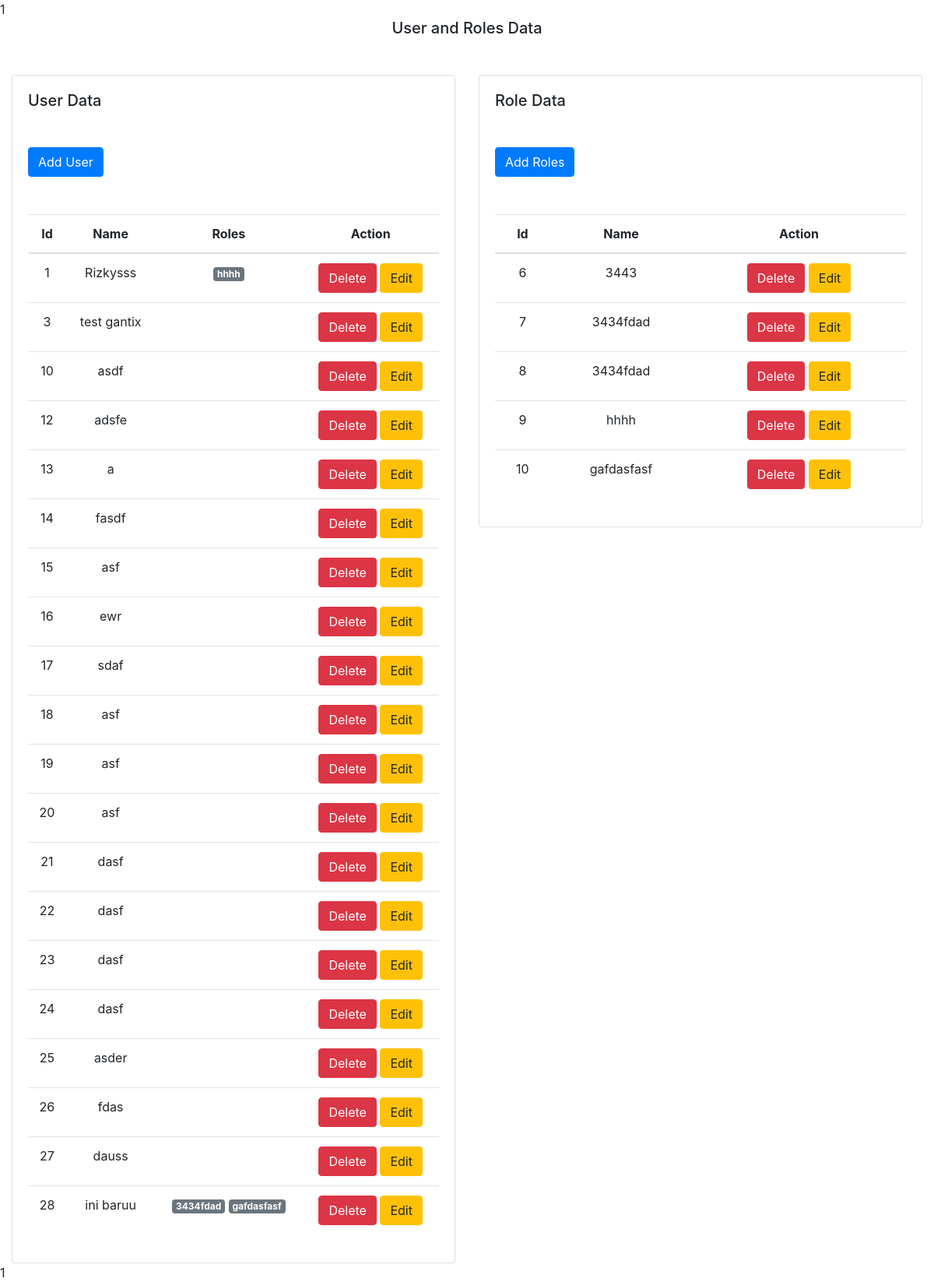
The page / on the database its author committed.
### tables this page shows
CREATE TABLE `users` (
  `id` int(11) NOT NULL AUTO_INCREMENT,
  `name` varchar(255) DEFAULT NULL,
  `created_at` timestamp NOT NULL DEFAULT current_timestamp(),
  `updated_at` timestamp NOT NULL DEFAULT current_timestamp() ON UPDATE current_timestamp(),
  PRIMARY KEY (`id`)
);

CREATE TABLE `roles` (
  `id` int(11) NOT NULL AUTO_INCREMENT,
  `name` varchar(255) NOT NULL,
  `created_at` timestamp NOT NULL DEFAULT current_timestamp(),
  `updated_at` timestamp NOT NULL DEFAULT current_timestamp() ON UPDATE current_timestamp(),
  PRIMARY KEY (`id`)
);

### src/Controller.php (called while the page is built, shortened)
<?php
class Controller
{
    protected function render($view, $data = [])
    {
        extract($data);
        include "Views/$view.php";
    }
}

### src/Controllers/UserController.php (called while the page is built, shortened)
<?php
class UserController extends Controller
{
    public $connection;
    public function __construct()
    {
        $this->connection = new Connection();
    }
    public function index()
    {
        $query = $this->connection->query("SELECT * FROM users");
        $data = [];
        while ($row = mysqli_fetch_assoc($query)) {
            $user = new User();
            $user->id = $row['id'];
            $user->name = $row['name'];
            $userRole = [];
            $queryRoleUser = $this->connection->query("SELECT users.name, role.name AS role_name, role.id AS role_id FROM user_has_roles AS uhr
            LEFT JOIN users ON users.id = uhr.user_id
            LEFT JOIN roles AS role ON role.id = uhr.role_id WHERE uhr.user_id = " . $row['id'] . "");
            while ($rowUserRole = mysqli_fetch_assoc($queryRoleUser)) {
                $userRole[] = [
                    'id' => $rowUserRole['role_id'],
                    'name' => $rowUserRole['role_name']
                ];
            }
            $user->roles = $userRole;
            $data[] = $user->getAllData();
        }
        $queryRole = $this->connection->query("SELECT * FROM roles");
        $roleData = [];
        while ($rowRole = mysqli_fetch_assoc($queryRole)) {
            $role = new Role();
            $role->id = $rowRole['id'];
            $role->name = $rowRole['name'];
            $roleData[] = $role->getAllData();
        }
        $this->render('user/index', ['users' => $data, 'roles' => $roleData]);
    }
}

### index.php (called while the page is built, shortened)
<?php
$uri = $_SERVER['REQUEST_URI'];
$method = $_SERVER['REQUEST_METHOD'];
require 'src/routes.php';
$router->dispatch($uri, $method);

### src/Connection.php (called while the page is built, shortened)
<?php
class Connection
{
    protected $host, $user, $pass, $name, $port, $con;
    public function __construct()
    {
        $this->host = DBHOST;
        $this->user = DBUSER;
        $this->pass = DBPASS;
        $this->name = DBNAME;
        $this->port = DBPORT;
        $this->con = new mysqli($this->host, $this->user, $this->pass, $this->name, $this->port);
    }
    public function query(mixed $query)
    {
        return $this->con->query($query);
    }
}

### src/Views/user/index.php (the view, shortened to what this page needs)
<?= include('src/Views/layouts/header.php'); ?>
<div class="container-fluid">
    <div class="row">
        <div class="col-12">
            <h5 class="text-center mb-5">User and Roles Data</h5>
        </div>
        <div class="col-12">
            <div class="row">
                <div class="col-lg-6 col-md-12">
                    <div class="card">
                        <div class="card-body">
                            <div class="table-responsive">
                                <h5 class="mb-5">User Data</h5>
                                <a href="/create-users" class="btn btn-primary mb-5">Add User</a>
                                <table id="tabel-data" class="table table-stripped">
                                    <thead>
                                        <tr>
                                            <th class="text-center">Id</th>
                                            <th class="text-center">Name</th>
                                            <th class="text-center">Roles</th>
                                            <th class="text-center">Action</th>
                                        </tr>
                                    </thead>
                                    <tbody>
                                        <?php foreach ($users as $user): ?>
                                        <tr>
                                            <td class="text-center"><?= $user['id'] ?></td>
                                            <td class="text-center"><?= $user['name'] ?></td>
                                            <td class="text-center">
                                                <?php foreach($user['roles'] as $role): ?>
                                                <span class="badge badge-secondary"><?= $role['name'] ?></span>
                                                <?php endforeach; ?>
                                            </td>
                                            <td class="text-center">
                                                <button type="button" class="btn btn-danger"
                                                    onclick="deleteUser('<?= $user['id'] ?>')">Delete</button>
                                                <a href="/detail-users?id=<?= $user['id'] ?>" class="btn btn-warning">Edit</a>
                                            </td>
                                        </tr>
                                        <?php endforeach; ?>
                                    </tbody>
                                </table>
                            </div>
                        </div>
                    </div>
                </div>
                <div class="col-lg-6 col-md-12">
                    <div class="card">
                        <div class="card-body">
                            <div class="table-responsive">
                                <h5 class="mb-5">Role Data</h5>
                                <button type="button" class="btn btn-primary mb-5" data-toggle="modal"
                                    data-target="#modalCreateRole">Add Roles</button>
                                <table id="tabel-data-role" class="table table-stripped">
                                    <thead>
                                        <tr>
                                            <th class="text-center">Id</th>
                                            <th class="text-center">Name</th>
                                            <th class="text-center">Action</th>
                                        </tr>
                                    </thead>
                                    <tbody>
                                        <?php foreach ($roles as $role): ?>
                                        <tr>
                                            <td class="text-center"><?= $role['id'] ?></td>
                                            <td class="text-center"><?= $role['name'] ?></td>
                                            <td class="text-center">
                                                <button type="button" class="btn btn-danger"
                                                    onclick="deleteRole('<?= $role['id'] ?>')">Delete</button>
                                                <button type="button" class="btn btn-warning"
                                                    onclick="detailRole('<?= $role['id'] ?>', '<?= $role['name'] ?>')">Edit</button>
                                            </td>
                                        </tr>
                                        <?php endforeach; ?>
                                    </tbody>
                                </table>
                            </div>
                        </div>
                    </div>
                </div>
            </div>
        </div>
    </div>
</div>
<?= include('src/Views/layouts/footer.php'); ?>

### src/Router.php (shortened to what this page needs)
<?php
class Router
{
    protected $routes = [];
    public function addRoute($route, $controller, $action, $method = 'GET')
    {
        $this->routes[$route] = ['controller' => $controller, 'action' => $action, 'method' => $method];
    }
    public function dispatch($uri, $serverMethod)
    {
        if (str_contains($uri, '?')) {
            $realUri = explode("?", $uri)[0];
        } else {
            $realUri = $uri;
        }
        if (array_key_exists($realUri, $this->routes)) {
            $action = $this->routes[$realUri]['action'];
            $controller = new $controller();
            $controller->$action();
        } else {
            throw new \Exception("No route found for URI: $realUri");
        }
    }
}

### src/Views/layouts/header.php (shortened to what this page needs)
<!DOCTYPE html>
<html>
<head>
    <link rel="stylesheet" type="text/css" media="screen"
        href="https://cdn.datatables.net/1.10.19/css/jquery.dataTables.min.css">
    <link rel="stylesheet" href="https://cdn.jsdelivr.net/npm/bootstrap@4.6.2/dist/css/bootstrap.min.css"
>
    <link rel="stylesheet" href="https://cdn.jsdelivr.net/gh/bbbootstrap/libraries@main/choices.min.css">
</head>
<body>

### rows shown on the page
users: id "1", name "Rizkysss", name "hhhh"
users: id "3", name "test gantix"
users: id "10", name "asdf"
users: id "12", name "adsfe"
users: id "14", name "fasdf"
users: id "15", name "asf"
users: id "16", name "ewr"
users: id "17", name "sdaf"
users: id "18", name "asf"
users: id "19", name "asf"
users: id "20", name "asf"
users: id "21", name "dasf"
users: id "22", name "dasf"
users: id "23", name "dasf"
users: id "24", name "dasf"
users: id "25", name "asder"
users: id "26", name "fdas"
users: id "27", name "dauss"
users: id "28", name "ini baruu", name "3434fdad", name "gafdasfasf"
roles: id "7", name "3434fdad"

### other values the page prints
include('src/Views/layouts/header.php') "1"
$user['id'] "13"
$user['name'] "a"
$role['id'] "6"
$role['name'] "3443"
$role['id'] "8"
$role['name'] "3434fdad"
$role['id'] "9"
$role['name'] "hhhh"
$role['id'] "10"
$role['name'] "gafdasfasf"
